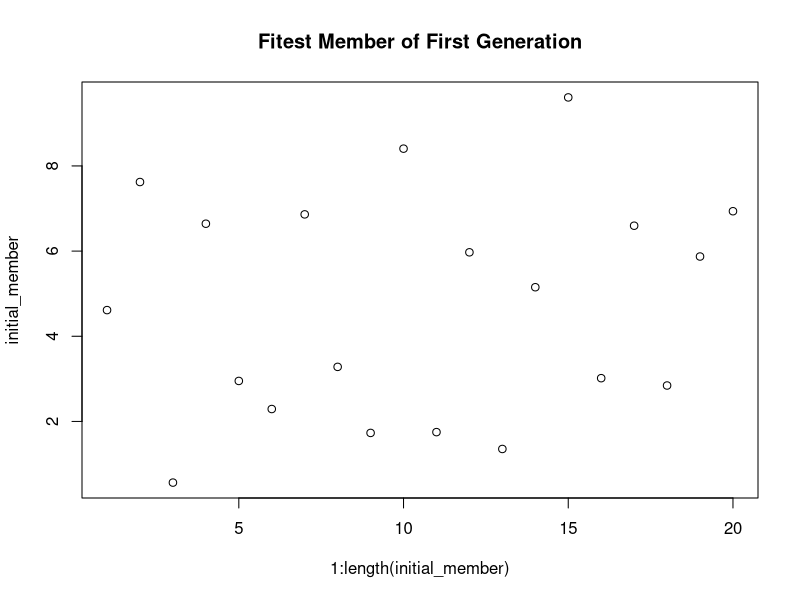
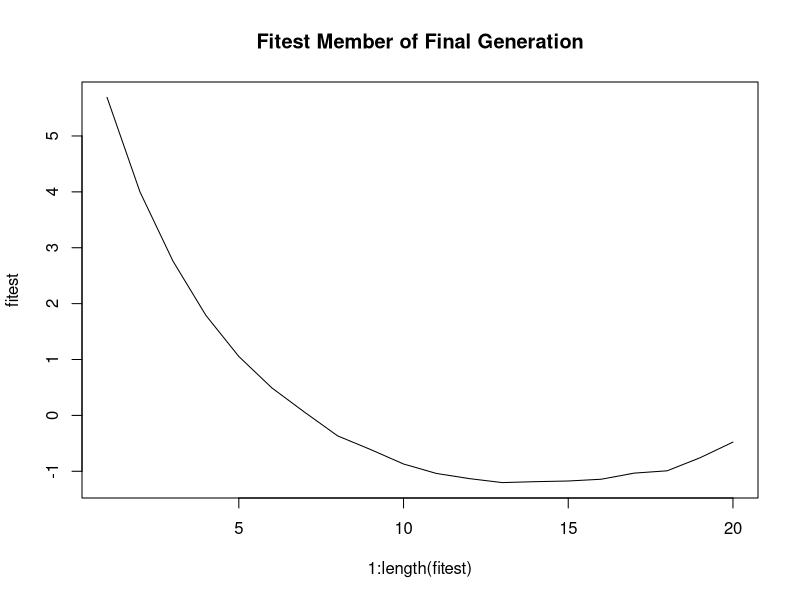
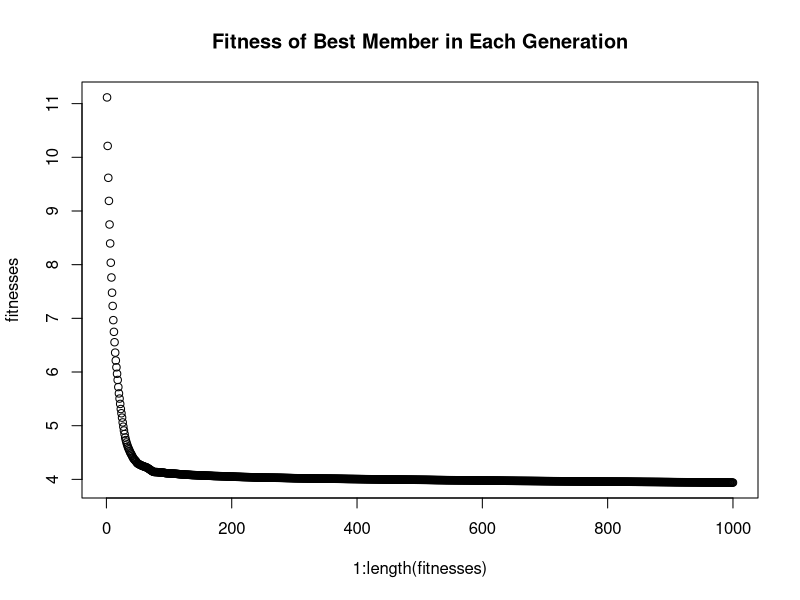

R code for these plots, in order:
library(dplyr)

# Some global parameters for the problem

A_y    <- 10;
B_x    <- 40;
R      <- 20;
g      <- 9.81;
pop    <- 500;
remove <- 0.5;
generations <- 1000;
mutation_size <- 0.00007;
descending <- TRUE; 


# generate a population from the uniform distribution
initial_population_random <- function(A_y, genotype_length, number_of_genotypes){
  # return the matrix. 
  # Change 'runif' if a different distribution is wanted
  return(
    matrix(
      runif(
        genotype_length * number_of_genotypes, 
        min = 0,
        max = A_y
      ),
      nrow = genotype_length, 
      ncol = number_of_genotypes
    )
  )
}

# apply the cauchy mutation operator
mutation_cauchy <- function(population, location, spread){
  change <- matrix(
    rcauchy(nrow(population) * ncol(population), location = location, scale = spread),
    ncol = ncol(population),
    nrow = nrow(population)
  );
  
  return(
    # add on a random number to each element from a cauchy distribution
    matrix(as.numeric(population) + as.numeric(change), ncol = ncol(population), nrow = nrow(population))
  )
}

# bread two genotypes
crossover_bread <- function(gen_1, gen_2){
  pivot_point <- sample(2:(length(gen_1) - 1), size = 1);
  return(
    c(gen_1[1:pivot_point], gen_2[(pivot_point + 1):length(gen_2)])
  )
}

# apply the crossover algorithm
crossover_basic <- function(population, number_of_offspring){
  # Get the people chosen for crossover
  chosen_people <- population[,sample(1:ncol(population), size = number_of_offspring * 2, replace = F)];
  
  offspring <- matrix(ncol = 0, nrow = nrow(population));
  # for each child needed: 
  for (genotype in 1:(ncol(chosen_people) / 2)){
    # figure out who their parents will be (already randomly sorted)
    gen1 <- chosen_people[, genotype];
    gen2 <- chosen_people[, ncol(chosen_people) + 1 - genotype];
    
    # create the child
    current_offspring <- crossover_bread(gen1, gen2) %>% matrix(ncol = 1, nrow = nrow(population));
    offspring <- cbind(offspring, current_offspring);
  }
  # return the complete list of children created
  return(cbind(population, offspring))
}

# apply fitness function to a single genotype (eom derived)

fitness_function_eom <- function(genotype){
  # add the first and last height to the genotype
  complete_genotype <- c(A_y, genotype, 0);
  
  # calculate the drop in height from A_y to each height
  height_drop <- abs(A_y - complete_genotype);
  
  # determine the velocities (loss in GPE is gain in KE)
  velocities <- sqrt(2 * height_drop * g);
  total_time <- 0;
  
  # this is the length of the gap between heights
  x_diff <- abs(B_x / (length(genotype) + 1));
  
  # for each edge in our curve
  for (segment_index in 1:(length(genotype) + 1)){
    # calculate the difference in height between the two heights of the segment
    y_diff <- abs(complete_genotype[segment_index] - complete_genotype[segment_index + 1]);
    
    # get the coordinates of the segment
    first_coordinate  <- c(x_diff * (segment_index - 1),  complete_genotype[segment_index]);
    second_coordinate <- c(x_diff * (segment_index),  complete_genotype[segment_index + 1]);
    
    # calculate the distance between the coordinates
    distance <- sqrt(sum(abs(first_coordinate - second_coordinate)**2));
    
    # calculate acceleration in the direction of the segment 
    acceleration <- g * (y_diff / x_diff); 
    
    # determine the time according to the equations of motion
    total_time <- total_time + ((2 * distance) / (velocities[segment_index] + velocities[segment_index + 1]));

  }
  return(total_time)
}

# calculate fitness euclidean
fitness_function <- function(population){
  fitnesses <- apply(population, MARGIN = 2, FUN = function(genotype){
    return(fitness_function_eom(genotype))
  })
  return(fitnesses)
}

# perform selection
selection <- function(population, number_to_remove){
  fitnesses <- fitness_function(population);
  fitness_order <- order(fitnesses, decreasing = descending);
  new_population <- population[, fitness_order];
  new_population <- new_population[ , (number_to_remove + 1):(ncol(new_population))];
  return(new_population)
}

initial_population <- initial_population_random(A_y = A_y, genotype_length = R, number_of_genotypes = pop);
current_population <- initial_population; 

fitnesses <- c();

start.time <- Sys.time();

for (i in 1:generations){
  print(paste0("Current Generation: ", i, "/", generations))
  current_population <- current_population %>% 
    mutation_cauchy(location = 0, spread = mutation_size) %>%
    crossover_basic(number_of_offspring = as.integer(remove * pop)) %>%
    selection(number_to_remove = as.integer(remove * pop)); 
  
  fitest <- as.vector(current_population[, 1]);
  fitest_fitness <- fitness_function_eom(fitest); 
  fitnesses <-  append(fitnesses, fitest_fitness);
  
  if (i == 1){
    initial_fitness <- as.numeric(fitest_fitness); 
    initial_member <- fitest; 
  }
  
  print(paste0("Current Fitness: ", fitest_fitness));
}

plot(1:length(initial_member), initial_member, main = "Fitest Member of First Generation")
plot(1:length(fitest), fitest, type = "l", main = "Fitest Member of Final Generation")
plot(1:length(fitnesses), fitnesses, main = "Fitness of Best Member in Each Generation")
print("====================================")
print(paste0("Elapsed Time (seconds): ", Sys.time() - start.time))
print("====================================")
print(paste0("Inital Best Fitness: ", initial_fitness))
print(paste0("Final Best Fitness : ", fitest_fitness))
print("====================================")

